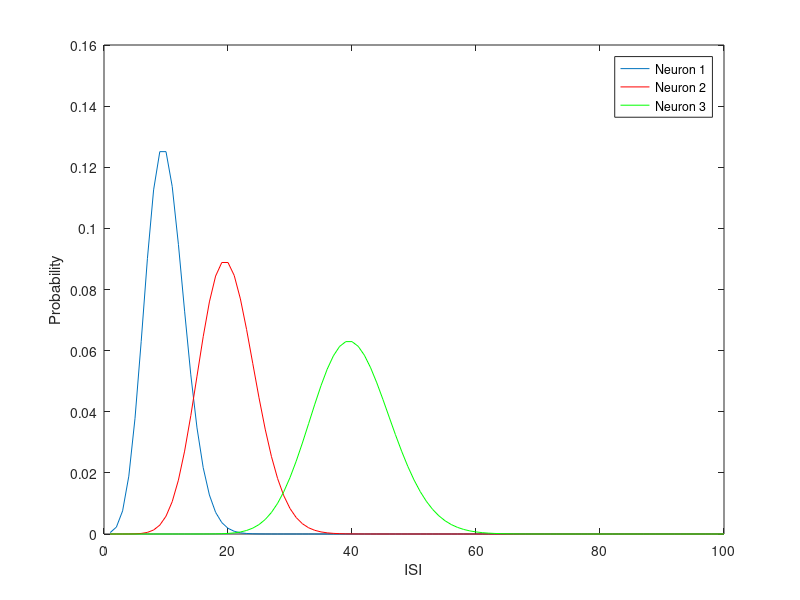
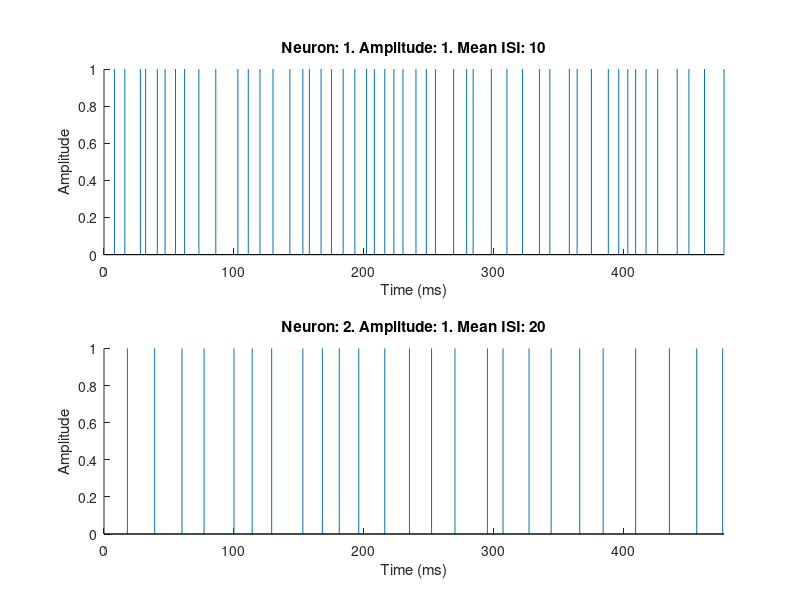
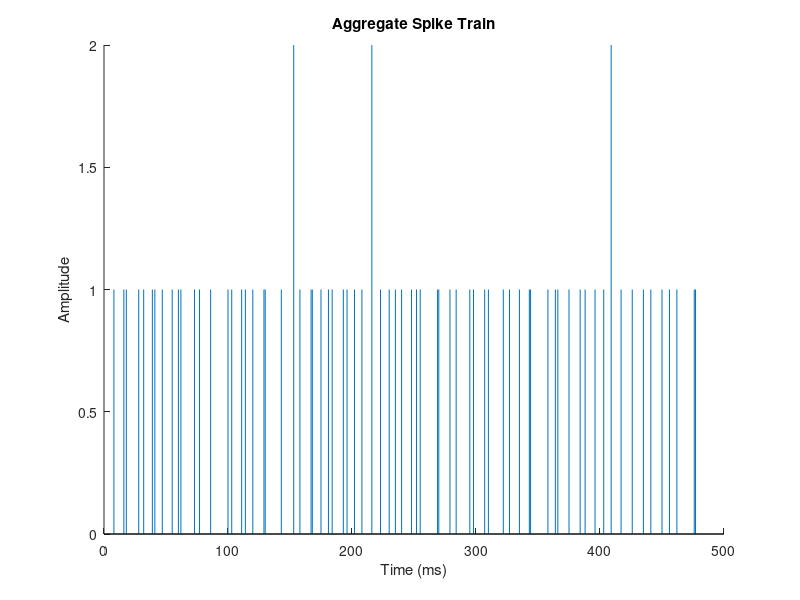

Here is the MATLAB script that generated these plots, in order: (Note: this script raises an error after producing the figures.)
% Gabriel Levine
%Improved Spike-Sorting By Modeling Firing Statistics and Burst-Dependent Spike Amplitude Attenuation: A Markov Chain Monte Carlo Approach
%% Plot Distributions
plot(poisspdf(1:100,10))
hold on
plot(poisspdf(1:100,20),'r')
plot(poisspdf(1:100,40),'g')
legend('Neuron 1','Neuron 2','Neuron 3')
xlabel('ISI')
ylabel('Probability')
%% Generate Spike Trains (Uniform Amplitude)
clear all; close all;
%Generate Individual Spike Trains
neuronNum=2;
spikesPer=50;
%neurons.isi=randi([10 30],1,neuronNum);
neurons.isi=[10 20 40];
%neurons.Amplitudes=randi([1 1],1,neuronNum);
neurons.Amplitudes=[1 1 1];
scrsz = get(0,'ScreenSize');
figure('Position',scrsz);
for i=1:neuronNum
    neurons.spikes(i,:)=cumsum(poissrnd(neurons.isi(i),1,spikesPer));
    Amp=ones(1,spikesPer)*neurons.Amplitudes(i);
    subplot(neuronNum,1,i)
    stem(neurons.spikes(i,:),Amp,'Marker','none')
    ylim([0 max(neurons.Amplitudes)])
    xlim([0 max(max(neurons.spikes(1,:)))])
    title(['Neuron: ',num2str(i),'. Amplitude: ',num2str(neurons.Amplitudes(i)),'. Mean ISI: ',num2str(neurons.isi(i))])
    xlabel('Time (ms)')
    ylabel('Amplitude')
    box off;
end
%Combine Spike Trains
spikes=zeros(1,max(max(neurons.spikes)));
for i=1:neuronNum
    spikes(neurons.spikes(i,:))=spikes(neurons.spikes(i,:))+neurons.Amplitudes(i);
end
figure('Position',scrsz);
stem(spikes(1:500),'Marker','none')
title('Aggregate Spike Train')
xlabel('Time (ms)')
ylabel('Amplitude')
box off;
%% Fourier Spectrum
data=spikes(1:5000)
Npoints=length(data); % number of sampled points (best if this is a power of 2)
fs=1000;  % sampling frequency
nyquist = fs/2 ;    % nyquist frequency
range=(Npoints/2)+1; % set the range for the spectral plot to be 1/2 of the data size plus 1
t=1/fs*(1:Npoints); % set time vector of length Npoints
f=fs*(0:range-1)/Npoints; % set frequency vector
y=data-mean(data);
Y=fft(y, Npoints); % compute FFT
Pyy = 2*Y.*conj(Y)/Npoints; % compute power spectrum
plot(f, Pyy(1:range)); % plot the power spectrum vs frequency
xlabel('frequency (Hz)');ylabel('power (mV^2)');title('Power Spectra (2 Cells)');

%% Generate Candidate Trains
initTrains=initialSpikes(spikes(1:neurons.isi(1)*spikesPer),neuronNum);
figure('Position',scrsz);
for i=1:neuronNum
    subplot(neuronNum,1,i)
    stem(initTrains(i,:),'Marker','none')
    ylim([0 max(spikes)])
    xlabel('Time (ms)')
    ylabel('Amplitude')
    box off;
end
inds=find(spikes(1:neurons.isi(1)*spikesPer))
%candTrains=candidateSpikes(initTrains,inds,neuronNum);

%% Sort Spikes (w/ objfunc (naieve)
maxStep=50000;
improveStep=50000;
tol=10;
steps=0;
improve=0;
trains=initTrains;
Score=objfunc(trains,spikesPer,neuronNum,neurons);
t=linspace(0,12,maxStep);
SwapCount=[linspace(log(1.25),log(sum(sum(trains))),maxStep-maxStep/100),ones(1,maxStep/100)];
clear E
while (steps<maxStep)&(improve<improveStep)&(Score>tol)
    steps=steps+1;
    swapCount=(spikesPer*neuronNum)/exp(SwapCount(steps));
    T=2^(-t(steps));
    candTrains=candidateSpikes(trains,inds,neuronNum,swapCount);
    candScore=objfunc(candTrains,spikesPer,neuronNum,neurons);
    [Score,isiScore(steps),ampScore(steps)]=objfunc(trains,spikesPer,neuronNum,neurons);
    if Score<=candScore
        %        P=exp((Score-candScore)/T);
        improve=improve+1;
        %         if rand<P
        %             trains=candTrains;
        %             E(steps)=candScore;
        %         else
        E(steps)=Score;
        %         end
    else
        improve=0;
        trains=candTrains;
        E(steps)=candScore;
    end
    %    Pvec(steps)=P;
    candVec(steps)=candScore;
end
plot(E)
%% Sort Spikes (w/ likliehood func)
maxStep=100000;
improveStep=10000;
tol=10;
steps=0;
improve=0;
trains=initTrains;
bestTrains=trains;
Score=likelihood(trains,neurons);
t=linspace(1.4,0.001,maxStep);
SwapCount=[linspace(log(1.25),log(sum(sum(trains))),maxStep-maxStep/100),ones(1,maxStep/100)*log(sum(sum(trains)))];
clear E
E(1)=likelihood(trains,neurons);
figure;
while (steps<maxStep)&(improve<improveStep)&(Score>10)
    steps=steps+1;
    T=t(steps);
    swapCount=(sum(sum(trains)))/exp(SwapCount(steps));
    candTrains=candidateSpikes(trains,inds,neuronNum,swapCount);
    candScore=likelihood(candTrains,neurons);
    Score=likelihood(trains,neurons);
    if Score<=min(E)
        bestTrains=trains;
        improve=0;
        for i=1:neuronNum
            subplot(neuronNum+1,1,i)
            stem(bestTrains(i,:),'Marker','none')
        end
    else
        improve=improve+1;
    end
    if Score<=candScore
        P=exp((Score-candScore)/T);
        Pvec(steps)=P;
        if rand<P
            trains=candTrains;
            E(steps)=candScore;
        else
            E(steps)=Score;
        end
    elseif Score>candScore
        trains=candTrains;
        E(steps)=candScore;
    end
    candVec(steps)=candScore;
    
    if mod(steps,100)==0
        subplot(neuronNum+1,1,neuronNum+1)
        plot(E)
        drawnow
    end
end
plot(E)
%% Plot Solution vs Correct and Initial
clear E bestTrains neurons
load UniformAmp_3Neurons.mat
figure;
k=1;
for i=1:neuronNum
    subplot(neuronNum,3,k)
    k=k+1;
    stem(neurons.spikes(i,:),ones(1,spikesPer),'Marker','none')
    title('Correct')
    ylim([0 3])
    xlim([0 500])
    subplot(neuronNum,3,k)
    k=k+1;
    
    stem(bestTrains(i,:),'Marker','none')
    title('Final Solution')
    ylim([0 3])
    subplot(neuronNum,3,k)
    k=k+1;
    stem(initTrains(i,:),'Marker','none')
    title('Initial Solution')
    ylim([0 3])
end

figure;
for i=1:3
    subplot(2,3,i)
hist(diff(neurons.spikes(i,find(neurons.spikes(i,:)<500))),0:4:60)
title('Corrrect')
xlabel('ISI')
end
for i=1:3
    subplot(2,3,i+3)
hist(diff(find(bestTrains(i,:))),0:4:60)
title('Solution')
xlabel('ISI')
end

%% Generate Spike Trains (Varied Amplitudes)
clear all; close all;
%Generate Individual Spike Trains
neuronNum=2;
spikesPer=40;
%neurons.isi=randi([10 30],1,neuronNum);
neurons.isi=[10 40 40];
%neurons.Amplitudes=randi([1 1],1,neuronNum);
neurons.Amplitudes=[1 2 3];
scrsz = get(0,'ScreenSize');
figure('Position',scrsz);
for i=1:neuronNum
    neurons.spikes(i,:)=cumsum(poissrnd(neurons.isi(i),1,spikesPer));
    Amp=ones(1,spikesPer)*neurons.Amplitudes(i);
    subplot(neuronNum,1,i)
    stem(neurons.spikes(i,:),Amp,'Marker','none')
    ylim([0 max(neurons.Amplitudes)])
    xlim([0 max(max(neurons.spikes))])
    title(['Neuron: ',num2str(i),'. Amplitude: ',num2str(neurons.Amplitudes(i)),'. Mean ISI: ',num2str(neurons.isi(i))])
    xlabel('Time (ms)')
    ylabel('Amplitude')
    box off;
end
%Combine Spike Trains
spikes=zeros(1,max(max(neurons.spikes)));
for i=1:neuronNum
    spikes(neurons.spikes(i,:))=spikes(neurons.spikes(i,:))+neurons.Amplitudes(i);
end
figure('Position',scrsz);
stem(spikes,'Marker','none')
title('Aggregate Spike Train')
xlabel('Time (ms)')
ylabel('Amplitude')
box off;
%% Generate Candidate Trains
initTrains=initialSpikes(spikes(1:neurons.isi(1)*spikesPer),neuronNum);
figure('Position',scrsz);
for i=1:neuronNum
    subplot(neuronNum,1,i)
    stem(initTrains(i,:),'Marker','none')
    ylim([0 max(spikes)])
    xlabel('Time (ms)')
    ylabel('Amplitude')
    box off;
end
inds=find(spikes(1:neurons.isi(1)*spikesPer))
%candTrains=candidateSpikes(initTrains,inds,neuronNum);

%% Sort Spikes (w/ likliehoodAmp func)
maxStep=20000;
improveStep=10000;
tol=10;
steps=0;
improve=0;
trains=initTrains;
bestTrains=trains;
Score=likelihoodAmp(trains,neurons);
t=linspace(1.4,0.001,maxStep);
SwapCount=[linspace(log(1.25),log(sum(sum(trains))),maxStep-maxStep/100),ones(1,maxStep/100)*log(sum(sum(trains)))];
clear E ISIScore AmpScore
[E(1), ISIScore(1), AmpScore(1)]=likelihoodAmp(trains,neurons);

figure('Position',scrsz/2);
while (steps<maxStep)&(improve<improveStep)&(Score>10)
    steps=steps+1;
    T=t(steps);
    swapCount=(sum(sum(trains)))/exp(SwapCount(steps));
    %swapCount=2;
    candTrains=candidateSpikes(trains,inds,neuronNum,swapCount);
    candScore=likelihoodAmp(candTrains,neurons);
    [Score,ISIScore(steps),AmpScore(steps)]=likelihoodAmp(trains,neurons);
    if Score<=min(E)
        bestTrains=trains;
        improve=0;
        for i=1:neuronNum
            subplot(neuronNum+1,1,i)
            stem(bestTrains(i,:),'Marker','none')
        end
    else
        improve=improve+1;
    end
    if Score<=candScore
        P=exp((Score-candScore)/T);
        Pvec(steps)=P;
        if rand<P
            trains=candTrains;
            E(steps)=candScore;
        else
            E(steps)=Score;
        end
    elseif Score>candScore
        trains=candTrains;
        E(steps)=candScore;
    end
    candVec(steps)=candScore;
    
    if mod(steps,100)==0
        subplot(neuronNum+1,1,neuronNum+1)
        plot(E)
        hold on;
        plot(AmpScore,'r')
        plot(ISIScore,'k')
        box off;
        legend('Total Score','Amplitude Score','ISI Score','Location','southoutside','Orientation','horizontal')
        hold off;
        drawnow
    end
end
plot(E)
%% Plot Solution vs Correct and Initial
k=1;
for i=1:neuronNum
    subplot(neuronNum,3,k)
    k=k+1;
    stem(neurons.spikes(i,:),ones(1,spikesPer),'Marker','none')
    title('Correct')
    ylim([0 3])
    xlim([0 500])
    subplot(neuronNum,3,k)
    k=k+1;
    
    stem(bestTrains(i,:),'Marker','none')
    title('Final Solution')
    ylim([0 3])
    subplot(neuronNum,3,k)
    k=k+1;
    stem(initTrains(i,:),'Marker','none')
    title('Initial Solution')
    ylim([0 3])
end
%% Estimate Model Parameters from Aggregate Spike Train
%% Generate Spike Trains (Uniform Amplitude)
clear all; close all;
%Generate Individual Spike Trains
neuronNum=3;
spikesPer=4096;
%neurons.isi=randi([10 30],1,neuronNum);
neurons.isi=[10 20 40];
%neurons.Amplitudes=randi([1 1],1,neuronNum);
neurons.Amplitudes=[1 1 1 1 1];
scrsz = get(0,'ScreenSize');
%figure('Position',scrsz);
for i=1:neuronNum
    neurons.spikes(i,:)=cumsum(poissrnd(neurons.isi(i),1,spikesPer));
    Amp=ones(1,spikesPer)*neurons.Amplitudes(i);
% %    subplot(neuronNum,1,i)
% %    stem(neurons.spikes(i,:),Amp,'Marker','none')
%     ylim([0 max(neurons.Amplitudes)])
%     xlim([0 max(max(neurons.spikes))])
%     title(['Neuron: ',num2str(i),'. Amplitude: ',num2str(neurons.Amplitudes(i)),'. Mean ISI: ',num2str(neurons.isi(i))])
%     xlabel('Time (ms)')
%     ylabel('Amplitude')
%     box off;
end
%Combine Spike Trains
spikes=zeros(1,max(max(neurons.spikes)));
for i=1:neuronNum
    spikes(neurons.spikes(i,:))=spikes(neurons.spikes(i,:))+neurons.Amplitudes(i);
end
figure('Position',scrsz);
stem(spikes(1:400),'Marker','none')
title('Aggregate Spike Train')
xlabel('Time (ms)')
ylabel('Amplitude')
box off;

%% Fourier Analysis
data=spikes
Npoints=length(data); % number of sampled points (best if this is a power of 2)
fs=1000;  % sampling frequency
nyquist = fs/2 ;    % nyquist frequency
range=(Npoints/2)+1; % set the range for the spectral plot to be 1/2 of the data size plus 1
t=1/fs*(1:Npoints); % set time vector of length Npoints
f=fs*(0:range-1)/Npoints; % set frequency vector
y=data-mean(data);
Y=fft(y, Npoints); % compute FFT
Pyy = 2*Y.*conj(Y)/Npoints; % compute power spectrum
plot(f, Pyy(1:range)); % plot the power spectrum vs frequency
xlabel('frequency (Hz)');ylabel('power (mV^2)');title('Power Spectra (2 Cells)');
%% Bandpassed Fourier
f=fs*(0:range-100)/Npoints; % set frequency vector
y=data-mean(data);
Y=fft(y, Npoints); % compute FFT
Pyy = 2*Y.*conj(Y)/Npoints; % compute power spectrum
plot(f, Pyy(100:range)); % plot the power spectrum vs frequency
xlabel('frequency (Hz)');ylabel('power (mV^2)');title('Power Spectra (2 Cells)');
%% Peak Isolation
cutoff=Npoints/(1000/110);
[pks,locs] = findpeaks(Pyy(100:cutoff),'MINPEAKDISTANCE',800,'MINPEAKHEIGHT',0.6)
plot(f(100:cutoff),(Pyy(100:cutoff)))
hold on;
scatter(f(locs+100),pks,'^')
candISI=1000./f(locs+100);
candISI=unique(round(candISI));
%% Generate Candidate Trains
initTrains=initialSpikes(spikes(1:400),neuronNum);
figure('Position',scrsz);
for i=1:neuronNum
    subplot(neuronNum,1,i)
    stem(initTrains(i,:),'Marker','none')
    ylim([0 max(spikes)])
    xlabel('Time (ms)')
    ylabel('Amplitude')
    box off;
end
inds=find(spikes(1:400))
%candTrains=candidateSpikes(initTrains,inds,neuronNum);
%% Sort Spikes (w/ likliehood func) to find Params
candComb = combnk(candISI,neuronNum);
for isi=1:length(candComb)
for j=1:neuronNum
    params{isi}(j)=candComb(isi,j);
end
E{isi}=NaN(1,10000);
end
parfor isi=1:length(candComb)
maxStep=10000;
improveStep=1000;
tol=10;
steps=0;
improve=0;
trains=initTrains;
Score=likelihoodParam(trains,params{isi});
t=linspace(1.4,0.001,maxStep);
SwapCount=[linspace(log(1.25),log(sum(sum(trains))),maxStep-maxStep/100),ones(1,maxStep/100)*log(sum(sum(trains)))];
E{isi}(1)=likelihoodParam(trains,params{isi});
while (steps<maxStep)&(improve<improveStep)&(Score>tol)
    steps=steps+1;
    T=t(steps);
    swapCount=(sum(sum(trains)))/exp(SwapCount(steps));
    candTrains=candidateSpikes(trains,inds,neuronNum,swapCount);
    candScore=likelihoodParam(candTrains,params{isi});
    Score=likelihoodParam(trains,params{isi});
    if Score<=min(E{isi})
        bestTrains=trains;
        improve=0;
    else
        improve=improve+1;
    end
    if Score<=candScore
        P=exp((Score-candScore)/T);
        if rand<P
            trains=candTrains;
            E{isi}(steps)=candScore;
        else
            E{isi}(steps)=Score;
        end
    elseif Score>candScore
        trains=candTrains;
        E{isi}(steps)=candScore;
    end
end
end
%% Find Candidate Params
for i=1:length(E)
paramScore(i)=min(E{i});
end
scores=[candComb,paramScore'];
scores=sortrows(scores,neuronNum+1);
finalists=scores(1:25,1:3);
%% Test Finalist Parameters
candComb = finalists;
clear E params
for isi=1:length(candComb)
for j=1:neuronNum
    params{isi}(j)=candComb(isi,j);
end
E{isi}=NaN(1,10000);
end
parfor isi=1:length(candComb)
maxStep=30000;
improveStep=15000;
tol=10;
steps=0;
improve=0;
trains=initTrains;
Score=likelihoodParam(trains,params{isi});
t=linspace(1.4,0.001,maxStep);
SwapCount=[linspace(log(1.25),log(sum(sum(trains))),maxStep-maxStep/100),ones(1,maxStep/100)*log(sum(sum(trains)))];
E{isi}(1)=likelihoodParam(trains,params{isi});
while (steps<maxStep)&(improve<improveStep)&(Score>tol)
    steps=steps+1;
    T=t(steps);
    swapCount=(sum(sum(trains)))/exp(SwapCount(steps));
    candTrains=candidateSpikes(trains,inds,neuronNum,swapCount);
    candScore=likelihoodParam(candTrains,params{isi});
    Score=likelihoodParam(trains,params{isi});
    if Score<=min(E{isi})
        bestTrains=trains;
        improve=0;
    else
        improve=improve+1;
    end
    if Score<=candScore
        P=exp((Score-candScore)/T);
        if rand<P
            trains=candTrains;
            E{isi}(steps)=candScore;
        else
            E{isi}(steps)=Score;
        end
    elseif Score>candScore
        trains=candTrains;
        E{isi}(steps)=candScore;
    end
end
end

for i=1:length(E)
paramScore(i)=min(E{i});
end
scores=[finalists,paramScore'];
scores=sortrows(scores,neuronNum+1);
%% Display and Run with New Parameters
load ParameterTest
figure;
uitable('Data', scores, 'ColumnName', {'Mean1', 'Mean 2', 'Mean 3','Score'},'Position',[100 200 400 150]);
